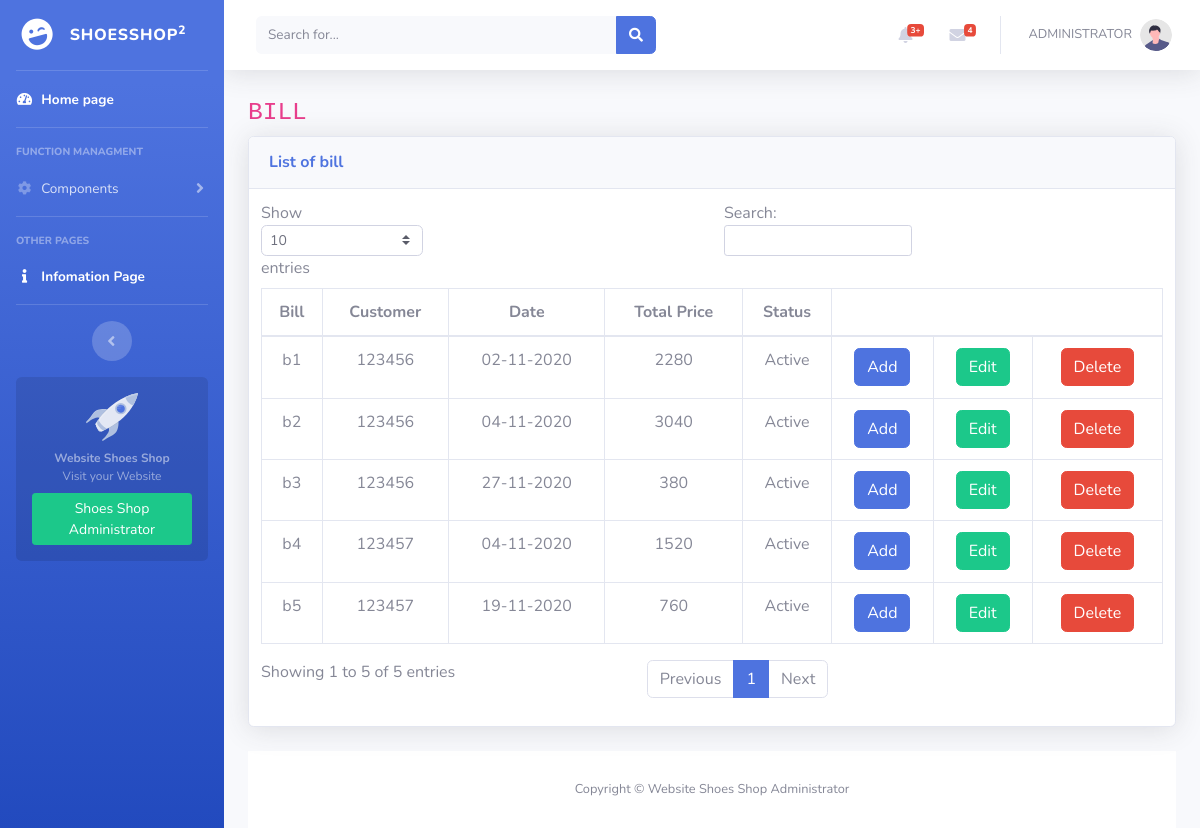
Screenshot of /bill.php (signed in) with the database file from the repository.
### tables this page shows
CREATE TABLE IF NOT EXISTS `bill` (
  `id_bill` varchar(100) NOT NULL,
  `date` date NOT NULL,
  `id_customer` varchar(100) NOT NULL,
  `totalprice` double NOT NULL,
  `status` int(11) NOT NULL,
  PRIMARY KEY (`id_bill`)
);

### bill.php (called while the page is built, shortened)
<?php
    $level ="";
    include $level."layout.php";
?>

### index__data.php (called while the page is built, shortened)
<?php
    $level = "";
    include $level."DB/database.php";
    $SQL_str_listbill= "SELECT * from bill";
    $list__bill= $connect->prepare($SQL_str_listbill);
    $list__bill-> execute();
    $list__bill_rowsdata = $list__bill ->fetchAll();

### component/bill--content.php (the view, shortened to what this page needs)
<?php
    include $level."index__data.php";
?>
<div class="container-fluid">
<h1 class="h3 mb-2 text-gray-800"><code>BILL</code></h1>
<div class="card shadow mb-4">
    <div class="card-header py-3">
        <h6 class="m-0 font-weight-bold text-primary">List of bill</h6>
    </div>
    <div class="card-body">
        <div class="table-responsive">
            <table class="table table-bordered" id="dataTable" width="100%" cellspacing="0">
                <thead>
                    <tr>
                        <th>Bill</th>
                        <th>Customer</th>
                        <th>Date</th>
                        <th>Total Price</th>
                        <th>Status</th>
                        <th style="border-right:none"></th>
                        <th style="border-left:none;border-right:none"></th>
                        <th style="border-left:none;"></th>
                    </tr>
                </thead>
                <tbody>
                    <?php foreach ($list__bill_rowsdata as $arr__bill)
                    {
                    ?>
                        <tr>
                            <td><?php echo $level.$arr__bill["id_bill"]?></td>
                            <td><?php echo $level.$arr__bill["id_customer"]?></td>
                            <td><?php echo date("d-m-Y",strtotime( $level.$arr__bill["date"]))?></td>
                            <td><?php echo $level.$arr__bill["totalprice"]?></td>
                            <td><?php echo ($level.$arr__bill["status"])?"Active":"Inactive"?></td>
                            <td><a href="<?php echo $level."insert__bill"?>" class="btn btn-primary">Add</a></td>
                            <td><a href="#" class="btn btn-success">Edit</a></td>
                            <td><a href="bill.php?id_bill=<?php echo $level.$arr__bill["id_bill"]?>" class="btn btn-danger">Delete</a></td>
                        </tr>
                    <?php } ?>
                </tbody>
            </table>
        </div>
    </div>
</div>

### rows the page displays
bill: id_bill "b1", id_customer "123456", date "02-11-2020", totalprice "2280", status "Active"
bill: id_bill "b2", id_customer "123456", date "04-11-2020", totalprice "3040", status "Active"
bill: id_bill "b3", id_customer "123456", date "27-11-2020", totalprice "380", status "Active"
bill: id_bill "b4", id_customer "123457", date "04-11-2020", totalprice "1520", status "Active"
bill: id_bill "b5", id_customer "123457", date "19-11-2020", totalprice "760", status "Active"

### other values shown
$admin_name "ADMINISTRATOR"
